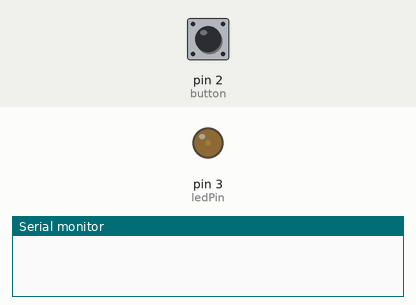
Simulated run of this sketch. Board: Arduino Uno, built with avr-gcc and run on an emulated ATmega328P. On the bench: output pins drawn as LEDs (lit = HIGH), the last lines printed to the serial monitor. The inputs (shaded band) are chosen by the test bench; at power-on: pin 2 (button) HIGH.

Above: at 0.15 s.
At 1.2 s:
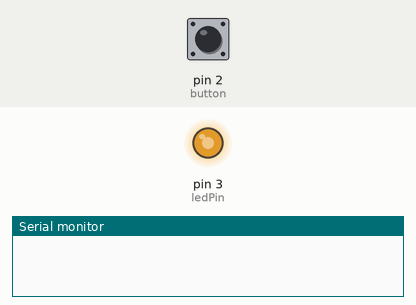
1.3 s: pin 2 (button) pulled LOW for 0.15 s
At 1.7 s:
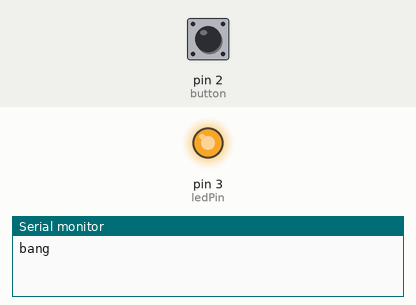
Timing chart, 0 to 10.3 s (numbered marks = the images above; inputs shaded):
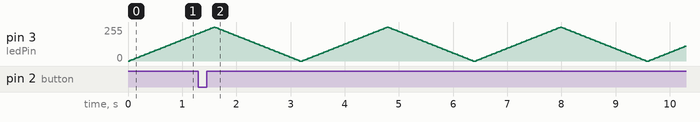

The sketch:

impresora_01.ino
```cpp
#define IDLE 0
#define PRINTING 1
int state = IDLE;

int ledPin = 3;    // LED connected to digital pin 9
int button = 2;


void setup() {
  pinMode(ledPin, OUTPUT);
  pinMode(button, INPUT_PULLUP);
  Serial.begin(115200);
}

void loop() {
  buttonLight();


  switch(state){
    case IDLE:
      if(!digitalRead(button)) {
        state = PRINTING;
         Serial.println("bang");
      }
    break;
      case PRINTING:

      break;
  }
}


uint32_t ptime = 0;
uint16_t ftime = 30;
int16_t fvalue = 0;
int16_t finc = 5;

void buttonLight(){

  if(millis() - ptime > ftime){
      fvalue += finc;
      if(fvalue >= 255 || fvalue < 0){
        finc *= -1;
      }
      fvalue = constrain(fvalue, 0, 255);
      ptime = millis();
   }
   analogWrite(ledPin, fvalue);
}
```
